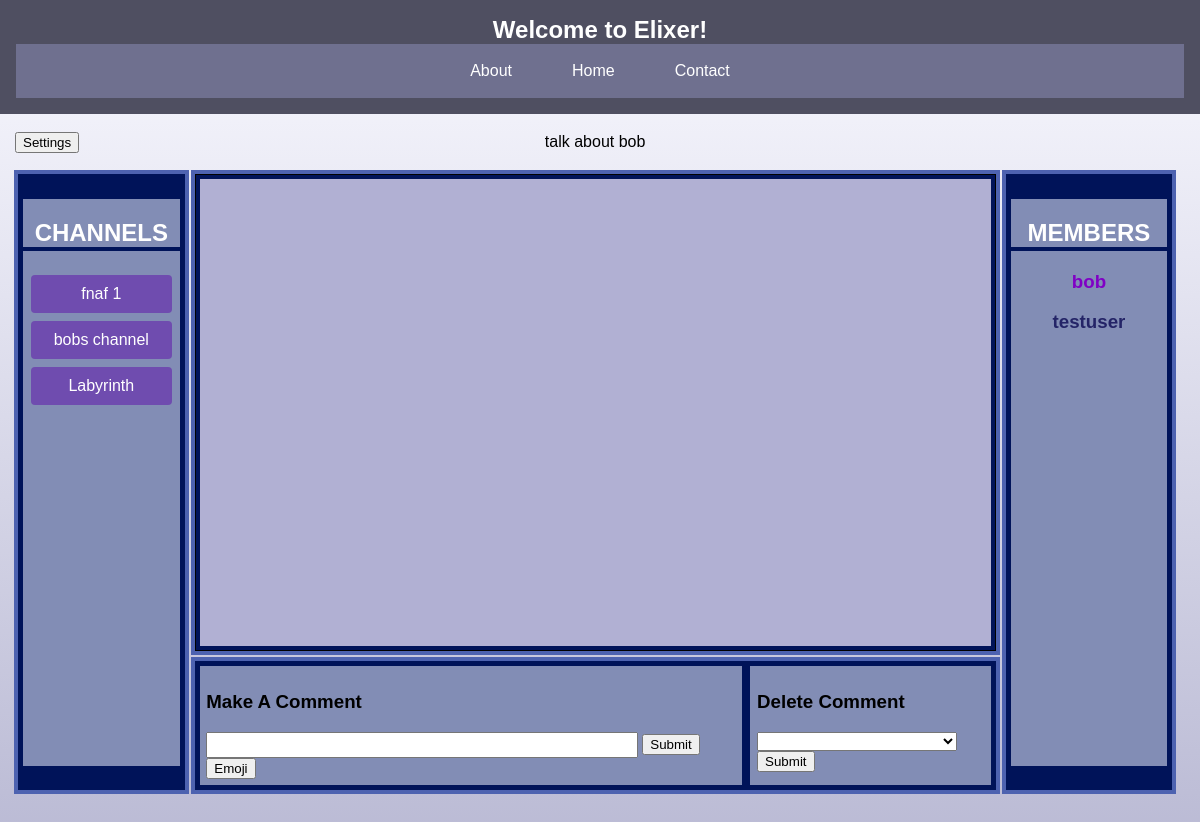
The page /channels/bobs channel/ (signed in) on the database as committed earlier.
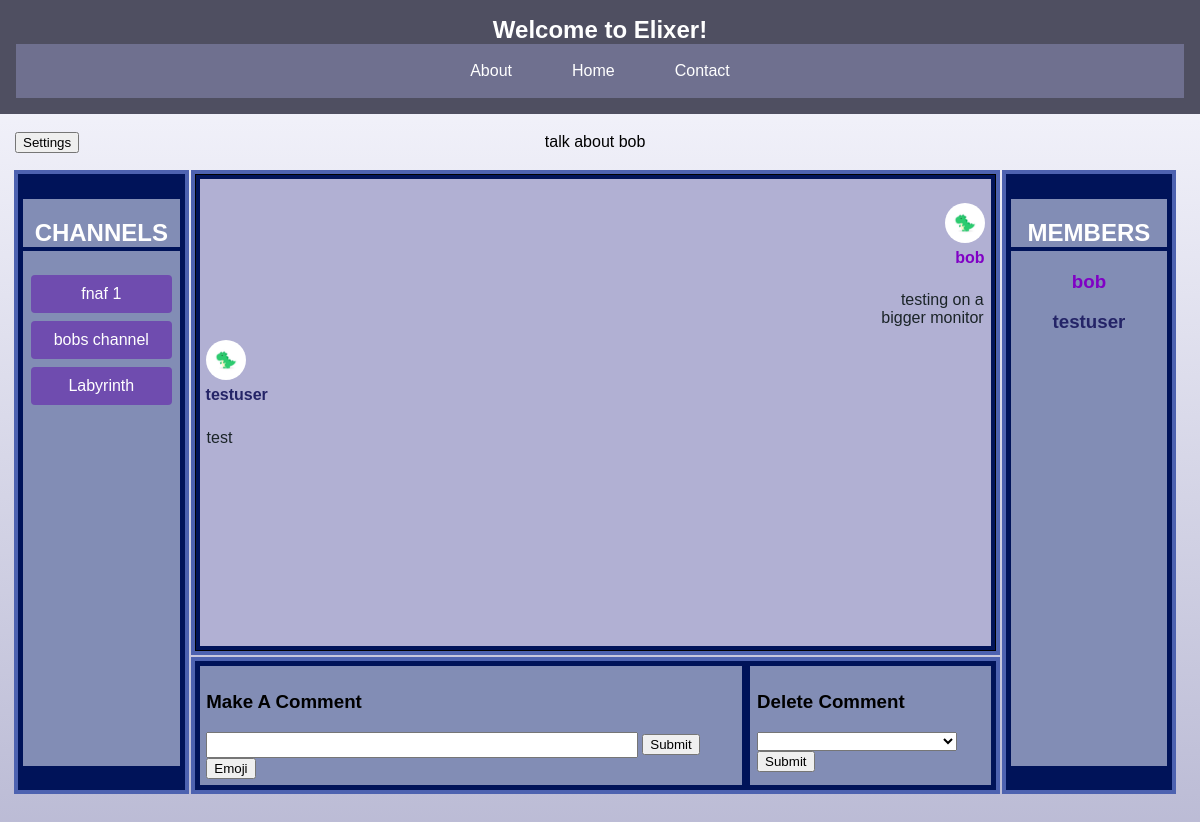
The same page on the database as committed later.
### app/models.py (models this page shows, shortened)
class Channel(models.Model):
    name = models.CharField(max_length=50, unique=True)
    description = models.CharField(max_length=200)
    creator = models.ForeignKey(CustomUser, on_delete=models.CASCADE)
    chat_members = models.ManyToManyField(
        CustomUser, related_name="channels", through="Membership"
    )
    MODE = (("Enabled", "Enabled"), ("Disabled", "Disabled"))
    safe_mode = models.CharField(
        max_length=10,
        choices=MODE,
    )

class CustomUser(AbstractUser):
    email = models.EmailField(unique=True)
    profile_picture = models.ImageField(
        upload_to="profile_pictures/",
        null=True,
        blank=True,
    )
    groups = models.ManyToManyField(
        Group,
        verbose_name=("groups"),
        blank=True,
        related_name="customuser_set",
        related_query_name="user",
    )
    user_permissions = models.ManyToManyField(
        Permission,
        verbose_name=("user permissions"),
        blank=True,
        related_name="customuser_set",
        related_query_name="user",
    )

class Comment(models.Model):
    owner = models.ForeignKey(CustomUser, on_delete=models.CASCADE)
    channel = models.ForeignKey(Channel, on_delete=models.CASCADE)
    message = models.CharField(max_length=300)

### app/views.py (the view, shortened to what this page needs)
# urls.py: path("channels/<str:channel_name>/", channel_view, name="channels"),
@login_required(login_url=login_view)
def channel_view(request, channel_name):
    try:
        you = CustomUser.objects.get(username=request.user.username)
        you_admin = you.groups.filter(name="Admin").exists
        channel_list = Channel.objects.filter(creator=you)
        involved_channels = Channel.objects.filter(chat_members=you).exclude(
            creator=you
        )
        C_List = set()
        for c1 in channel_list:
            C_List.add(c1)
        for c2 in involved_channels:
            C_List.add(c2)
        channel = Channel.objects.get(name=channel_name)
        channel_comments = Comment.objects.filter(channel=channel)
        you = CustomUser.objects.get(username=request.user.username)
        your_comments = Comment.objects.filter(owner=you, channel=channel)
        people_in_channel = channel.chat_members.exclude(id=channel.creator.id)
        context = {
            "channel": channel,
            "members": people_in_channel,
            "owner": channel.creator.username,
            "comments": channel_comments,
            "your_comments": your_comments,
            "all_in": C_List,
            "if_admin": you_admin,
        }
    except:
        return redirect(dashboard)
    return render(request, "channel.html", context)

### app/templates/channel.html (shortened to what this page needs)
{% extends "base.html" %}
{% load static %}
{% block content %}
<table class="ChannelTable">
  <tr class="GETSMALL">
    <td>
      {% if request.user.username == owner or if_admin %}
      <a href="{% url 'settings' channel.name %}"><button>Settings</button></a>
      {% endif %}
    </td>
    <td class="Talign">
      <p>{{ channel.description }}</p>
    </td>
    <td></td>
  </tr>
  <tr>
    <td class="ChannelTD" rowspan="3" >
      <div class="List">
        <h2 class="ListName">CHANNELS</h2>
      {% for a in all_in%}
          <a href="{% url 'channels' a.name %}"><button class="ChannelButton BoxBut">{{ a.name }}</button></a>
      {% endfor %}
      </div>
    </td>
<td class="messageTD">
  <div class="TestingMessages">
<br />
{% for comment in comments %}
{% if comment.owner.username == request.user.username %}
<div class="yourComment ">
<table class=" CommentTable">
  <tr>
    <td class="NoPad">
      {% if comment.owner.profile_picture %}
      <img src="{{ comment.owner.profile_picture.url }}" width="40" height="40" class="testingpic"/>
      {% else %}
      <img src="{% static "images/dinosaur_profile_default.jpg" %}" width="40" height="40" class="testingpic">
      {% endif %}
    </td>
  </tr>
  <tr>
    <td class="NoPad">
      {% if comment.owner.username == owner %}
      <h4 class="OwnerL NoPad">{{ comment.owner.username }}<h4>
      {% else %}
      <h4 class="MemberL NoPad">{{ comment.owner.username }}<h4>
      {% endif %}
    </td>
  </tr>
  <tr>
    <td class="TestingTD ">
      <p class="NoPad">{{ comment.message }}</p>
    </td>
  </tr>
</table>
</div>
{% else %}
<div class="comment ">
<table class=" CommentTable">
  <tr>
    <td class="NoPad2">
      {% if comment.owner.profile_picture %}
      <img src="{{ comment.owner.profile_picture.url }}" width="40" height="40" class="testingpic"/>
      {% else %}
      <img src="{% static "images/dinosaur_profile_default.jpg" %}" width="40" height="40" class="testingpic">
      {% endif %}
    </td>
  </tr>
  <tr>
    <td class="NoPad2">
      {% if comment.owner.username == owner %}
      <h4 class="OwnerL NoPad2">{{ comment.owner.username }}<h4>
      {% else %}
      <h4 class="MemberL NoPad2">{{ comment.owner.username }}<h4>
      {% endif %}
    </td>
  </tr>
  <tr>
    <td class="TestingTD ">
      <p class="NoPad2">{{ comment.message }}</p>
    </td>
  </tr>
</table>
</div>
{% endif %}
{% endfor %}
<br>
</div>
    </td>
    <td class="MemberTD" rowspan="3">
      <div class="List">
        <h2 class="ListName">MEMBERS</h2>
      <h3 class="OwnerL">{{ owner }}</h3>
      {% for member in members %}
      <h3 class="MemberL">{{ member.username }}</h3>
      {% endfor %}
      </div>
    </td>
  </tr>
  <tr>
  <td class="CreateComment">
    <div class="CommentDiv1 Pad">
    <h3>Make A Comment</h3>
      <form method="POST">
        <input type="text" required name="comment_text" max_length="300" class="CommentBar" />
        <input type="submit"/>
      </form>
      <button id="emojiButton">Emoji</button>
    </div>
    <div class="Pad CommentDiv2">
      <h3>Delete Comment</h3>
      <form method="POST">
        <select name="comment_remove">
          <option></option>
          {% if if_admin %}
          {% for comment in comments %}
          <option value="{{comment.id}}">{{comment.owner.username}}: {{ comment.message }}</option>
          {% endfor %}
          {% else %}
          {% for your_comment in your_comments %}
          <option value="{{your_comment.id}}">{{ your_comment.message }}</option>
          {% endfor %}
          {% endif %}
        </select>
        <input type="submit" />
      </form>
    </div>
    </td>
    <td></td>
    <td></td>
  </tr>
</table>
<br />
<br />
{% endblock content %}

### app/templates/base.html (shortened to what this page needs)
{% load static %}
<!DOCTYPE html>
<html>
  <head>
    <link rel="stylesheet" href="{% static "styles.css" %}">
  </head>
  <header class="DashHeader">
    <h2 class="headerWords">Welcome to Elixer!</h2>
    <nav class="navigation">
      <a href="{% url 'about' %}" class="NavA">About</a>
      <a href="{% url 'dashboard' %}" class="NavA">Home</a>
      <a href="{% url 'contact' %}" class="NavA">Contact</a>
    </nav>
  </header>
  <body class="GradBod">
    {% block content %}{% endblock content %}
  </body>
</html>

### app/static/styles.css (style rules this page uses)
:root { --darker_blue:#4f4f61; --lighter_blue:#6f708f; --border_exterior:#4d62b0; --border_interior: #001359; }
.BoxBut { width: 90%; }
.ChannelButton { background-color: #6f4caf; color: white; border: none; padding: 10px 20px; text-align: center; text-decoration: none; display: inline-block; font-size: 16px; margin: 4px 2px; cursor: pointer; border-radius: 4px; transition: background-color 0.3s ease; }
.GradBod { font-family: "Arial", sans-serif; background-size: cover; background-image: linear-gradient(to bottom,#f9f9ff,#bbbbd5); margin: 0; padding: 0; height: 100%; box-sizing: border-box; background-repeat: no-repeat; background-attachment: fixed; }
.DashHeader { background-color: #4f4f61; color: #fff; padding: 1rem; text-align: center; }
.navigation { display: flex; justify-content: center; background-color: #6f708f; padding: 0.5rem; }
.navigation .NavA { color: white; padding: 10px 20px; text-decoration: none; margin: 0 10px; transition: background-color 0.3s ease; }
.headerWords { margin: 0; font-size: 1.5em; }
.GETSMALL { height:5pt; }
.ChannelTable { width: 98%; margin-right: auto; margin-left: auto; }
.ChannelTD { width: 15%; height: 100%; border: solid 3pt var(--border_exterior); background-color: var(--border_interior) }
.testingpic { border-radius: 50%; }
.MemberTD { background-color: var(--border_interior); width: 15%; border: solid 3pt var(--border_exterior); }
.ListName { color: white; border-bottom: solid 3pt var(--border_interior); }
.List { background-color: #828db5; border: solid 3pt var(--border_interior); text-align: center; overflow-y: auto; height: 425pt; }
.OwnerL { color: rgb(128, 0, 197); }
.NoPad { text-align: right; padding: 0; margin: 0; }
.NoPad2 { text-align: left; padding: 0; margin: 0; }
.MemberL { color: rgb(36, 36, 103); }
.TestingMessages { background-color: rgb(177, 176, 211); color: rgb(27, 36, 40); border: solid 3pt rgb(0, 19, 89); height: 350pt; overflow-y: auto; }
.messageTD { vertical-align: top; height: 350pt; border: solid 3pt rgb(77, 98, 176); background-color: black; }
.Pad { padding: 5pt; }
.yourComment { display: flex; justify-content: flex-end; padding: 3pt; }
.comment { display: flex; justify-content: flex-start; padding:3pt; }
.CommentTable { max-width: 100pt; width: 100pt; word-wrap: break-word; }
.TestingTD { max-width: 500pt; word-wrap: break-word; }
.CommentDiv1 { width: 70%; border: solid 3pt var(--border_interior); background-color: #828db5; }
.CommentDiv2 { border: solid 3pt var(--border_interior); width: 30%; background-color: #828db5; }
.CommentBar { width: 80%; height: 15pt; }
.CreateComment { border: solid 3pt var(--border_exterior); display: flex; justify-content: space-evenly; background-color: var(--border_interior); }
.Talign { text-align: center; }
html { height: 100%; }

Rows that differ between the two databases and show on the page:
added Comment: owner.username "bob", message "testing on a bigger monitor"
added Comment: owner.username "testuser", message "test"
